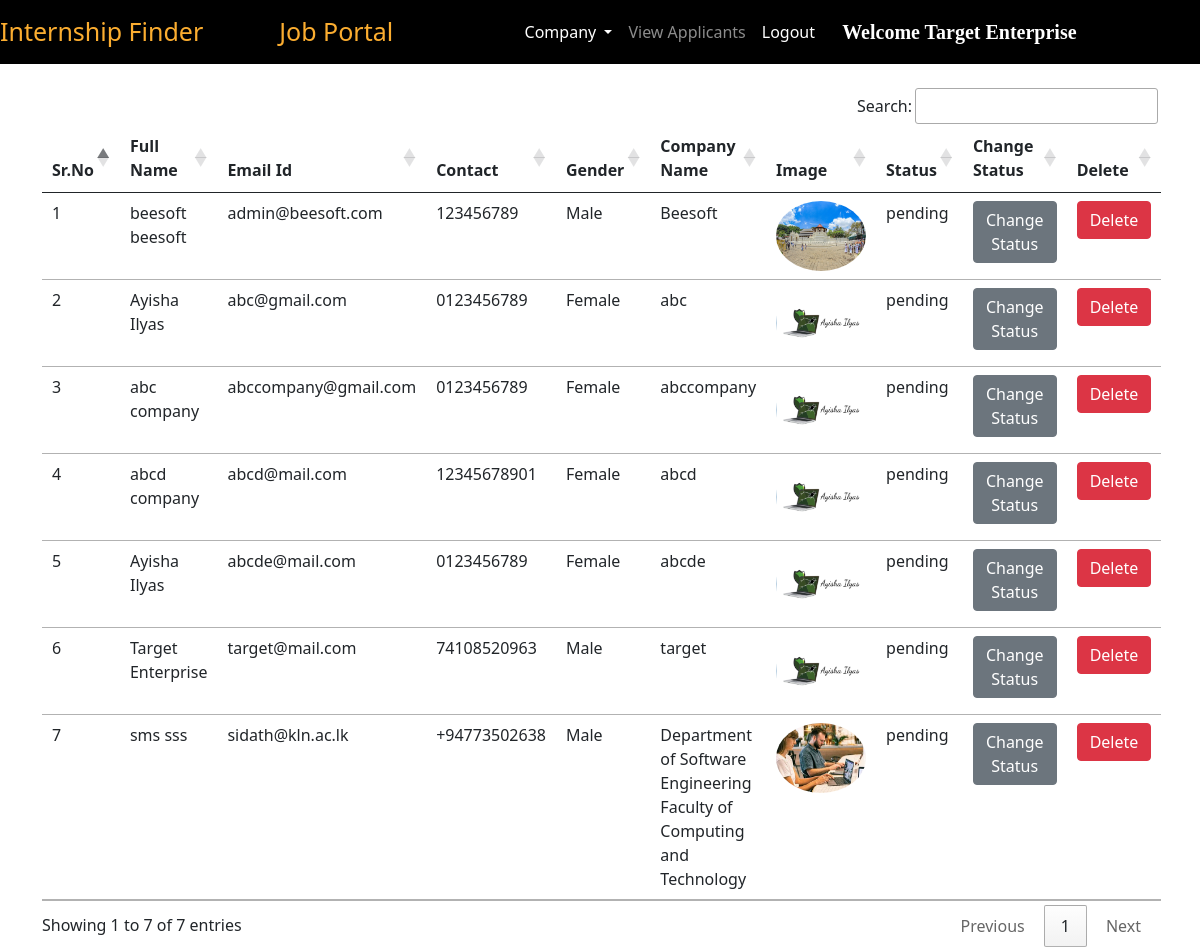
Page /all_companies/ (signed in) on the earlier database version.
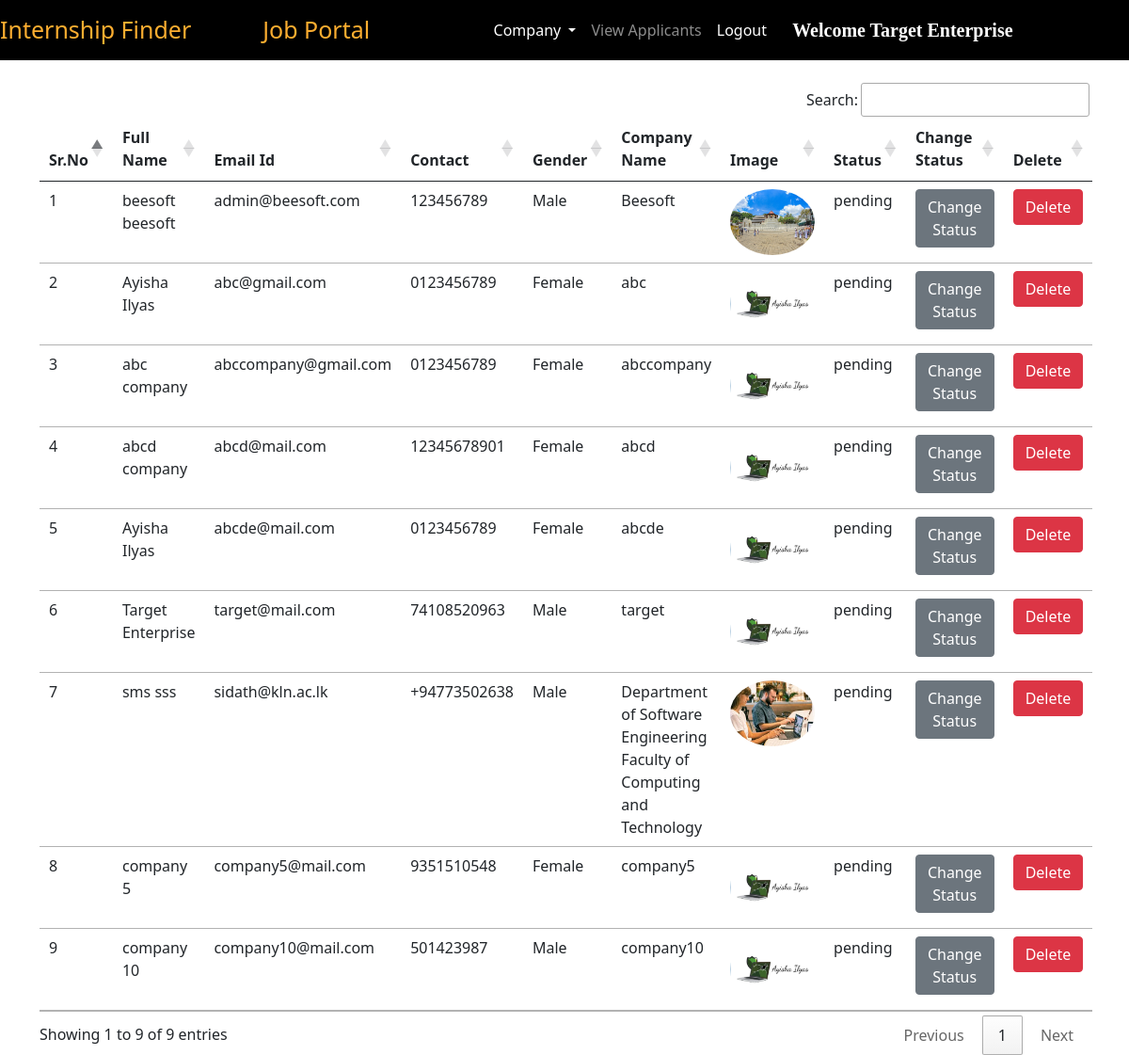
Same page on the later database version.
### intern/models.py (models this page shows, shortened)
class Company(models.Model):
    user = models.ForeignKey(User, on_delete=models.CASCADE)
    phone = models.CharField(max_length=10)
    image = models.ImageField(upload_to="")
    gender = models.CharField(max_length=10)
    type = models.CharField(max_length=15)
    status = models.CharField(max_length=20)
    company_name = models.CharField(max_length=100)

### intern/views.py (the view)
# urls.py: path("all_companies/", views.all_companies, name="all_companies"),
def all_companies(request):
    if not request.user.is_authenticated:
        return redirect("/admin_login")
    companies = Company.objects.all()
    return render(request, "all_companies.html", {'companies':companies})

### intern/templates/all_companies.html (shortened to what this page needs)
{% extends 'admin_navbar.html' %}
{% block body %}
<div class="container mt-4">
<table class="table table-hover" id="example">
    <thead>
        <tr>
            <th>Sr.No</th>
            <th>Full Name</th>
            <th>Email Id</th>
            <th>Contact</th>
            <th>Gender</th>
            <th>Company Name</th>
            <th>Image</th>
            <th>Status</th>
            <th>Change Status</th>
            <th>Delete</th>
        </tr>
    </thead>
    <tbody>
        {% for company in companies %}
        <tr>
            <td>{{forloop.counter}}</td>
            <td>{{company.user.get_full_name}}</td>
            <td>{{company.user.email}}</td>
            <td>{{company.phone}}</td>
            <td>{{company.gender}}</td>
            <td>{{company.company_name}}</td>
            <td><img src="{{company.image.url}}" class="rounded-circle" width="90px" height="70px"></td>
            <td>{{company.status}}</td>
            <td><a href="/change_status/{{company.id}}/" class="btn btn-secondary">Change Status</a></td>
            <td><a href="/delete_company/{{company.user.id}}/" class="btn btn-danger" onclick="return confirm('Are you sure you want to delete this company?')">Delete</a></td>
        </tr>
        {% endfor %}
    </tbody>
</table>
</div>
{% endblock %}

Differences in the rows shown:
added Company: user.get_full_name "company 5", user.email "company5@mail.com", phone "9351510548", gender "Female", company_name "company5", image (picture), status "pending"
added Company: user.get_full_name "company 10", user.email "company10@mail.com", phone "501423987", gender "Male", company_name "company10", image (picture), status "pending"
Other differences:
text written by a page script: "Search: Showing 1 to 7 of 7 entries Previous 1 Next" → "Search: Showing 1 to 9 of 9 entries Previous 1 Next"
